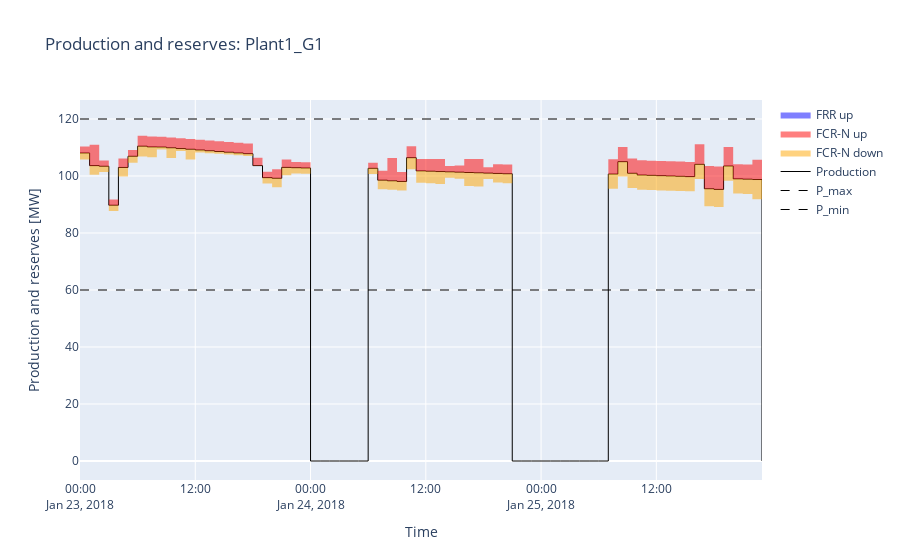
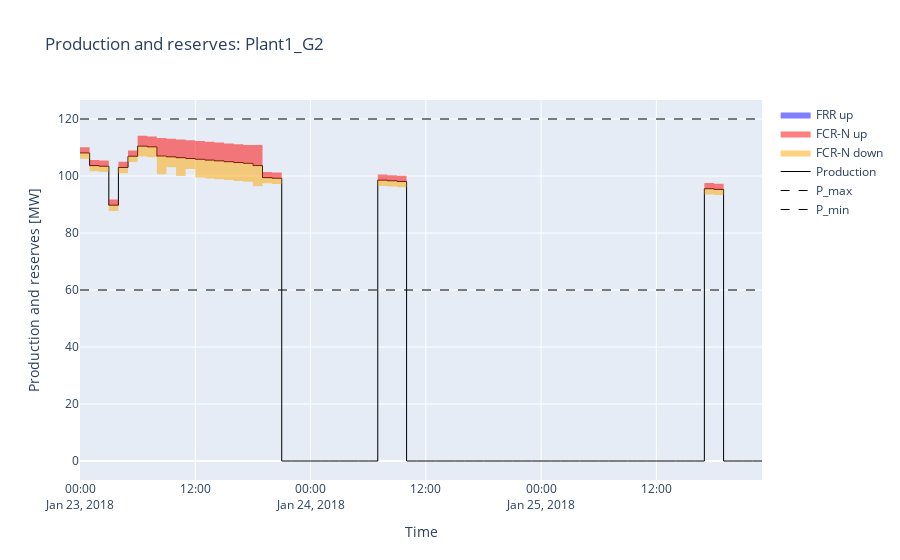
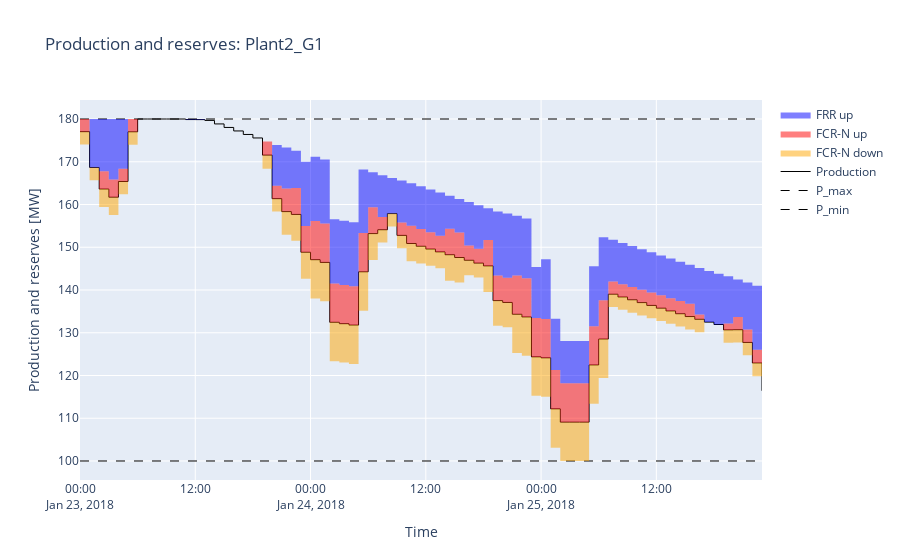

Source (notebook cell) for these figures, in order:
### Markdown cell above
Note that the FCR-N reserve capacity is not always symmetric since no **fcr_n_equality_flag** on the global_settings object (or equivalent command) has been specified. 

The following plots give a more detailed look at the individual generator production and reserve capacity results:

### Code cell
for gen in shop.model.generator:
    name = gen.get_name()
    p_min = gen.p_min.get()
    p_max = gen.p_max.get()
    prod = gen.production.get()
    frr_up = gen.frr_up_delivery.get()
    fcr_n_up = gen.fcr_n_up_delivery.get()
    fcr_n_down = gen.fcr_n_down_delivery.get()

    t = prod.index
    
    fig = go.Figure(layout={'title':"Production and reserves: "+name,'xaxis_title':"Time",'yaxis_title':"Production and reserves [MW]"})
    
    fig.add_trace(go.Scatter(name="P_min",x=t,y=[p_min]*len(t),line={'color': "black", 'width': 1,'dash':"dash"}))    
    fig.add_trace(go.Scatter(name="P_max",x=t,y=[p_max]*len(t),line={'color': "black", 'width': 1,'dash':"dash"}))    
    fig.add_trace(go.Scatter(name="Production",x=t,y=prod.values,line={'color': "black", 'width': 1},line_shape='hv'))    

    fig.add_trace(go.Scatter(showlegend=False,x=t,y=prod.values-fcr_n_down,line={'color': "black", 'width': 0},line_shape='hv'))    
    fig.add_trace(go.Scatter(name="FCR-N down",x=t, y=prod,fill='tonexty',line={'color': "orange", 'width': 0},line_shape='hv'))
    fig.add_trace(go.Scatter(name="FCR-N up",x=t,y=prod+fcr_n_up, fill='tonexty',line={'color': "red", 'width': 0},line_shape='hv'))    
    fig.add_trace(go.Scatter(name="FRR up",x=t,y=prod+frr_up+fcr_n_up, fill='tonexty',line={'color': "blue", 'width': 0},line_shape='hv'))    
    
    fig.show()
